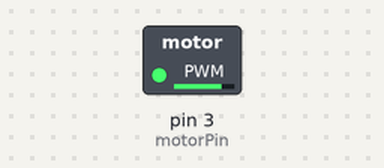
Recording of a sketch running on a simulated Arduino Uno, built with avr-gcc and run on an emulated ATmega328P. Shown: switched loads named in the sketch (green lamp = pin HIGH). What the sketch prints to the serial monitor is not drawn.

Above: at 0.1 s.
Timing chart, 0 to 1.6 s (numbered marks = the images above):
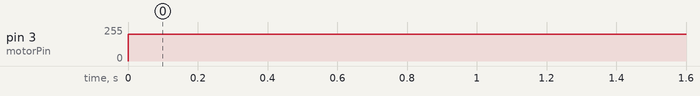

The sketch:

DcMotorWithPwm.ino
```cpp
const int motorPin = 3; // PWM pin

void setup()
{
  pinMode(motorPin, OUTPUT);
  Serial.begin(9600);
  while (!Serial); // Wait for serial port to connect
  Serial.println("Enter Val from 0 - 255:");
}

void loop()
{
  analogWrite(motorPin, 200);
  /*if (Serial.available())
  {
    String userInput = Serial.readStringUntil('\n'); // Read until newline
    int val = userInput.toInt(); // Convert the string to an integer

    // Input validation
    if (val < 0 || val > 255) {
      Serial.println("Invalid input. Please enter a value between 0 and 255.");
    } else {
      analogWrite(motorPin, val); // Set PWM value
      Serial.print("Current Val: ");
      Serial.println(val);
    }
  }*/
}
```

Measured:
- by itself, pin 3 (motorPin): 0/255 → 200/255 at 0.00 s
